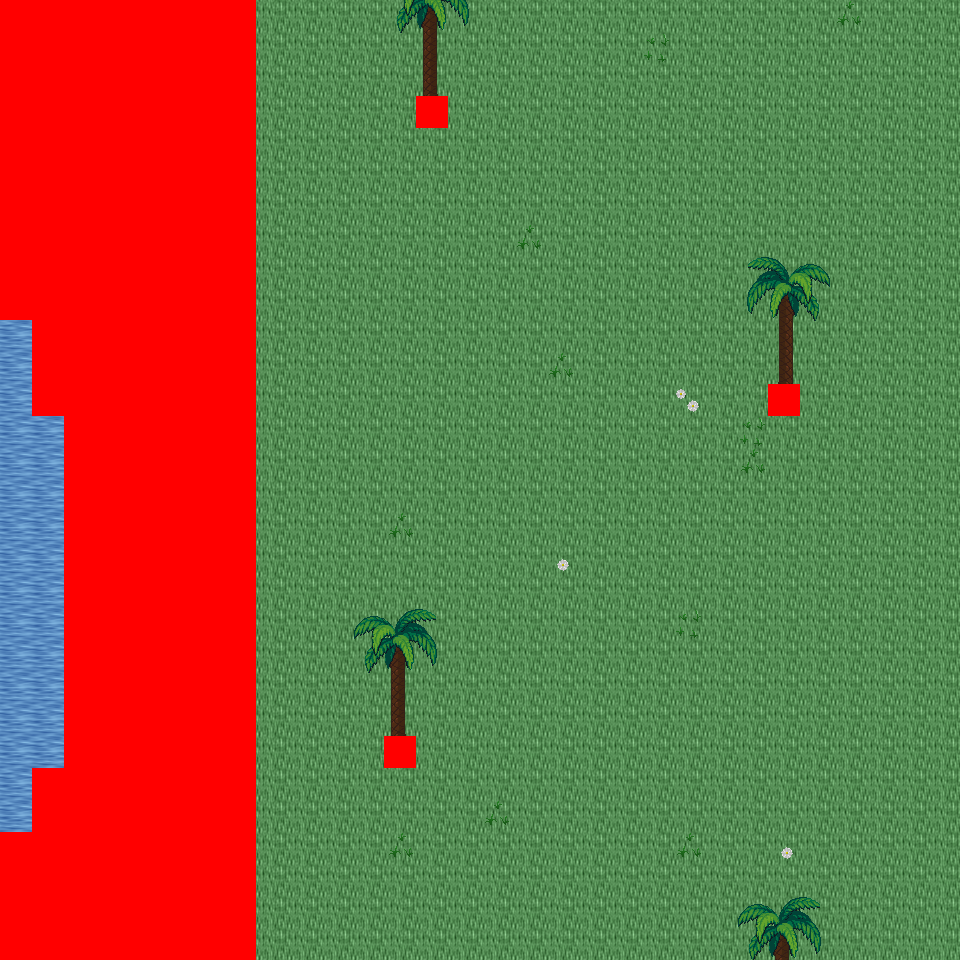

Below is a game level as drawn by its tile map, then a one-line description and the .tmx that defines it (tile-layer data replaced by summaries):
An orthogonal 30x30 tile map with 32x32 px tiles, 6 tile layers (Ground, Object, Object2, Above, ...), 27 tilesets and 3 objects (3x mapExit).

<map version="1.0" orientation="orthogonal" renderorder="right-down" width="30" height="30" tilewidth="32" tileheight="32" nextobjectid="4">
  <tileset firstgid="1" name="tileset_logic_collision" tilewidth="32" tileheight="32" tilecount="1" columns="1">
    <image source="../drawable/tileset_logic_collision.png" width="32" height="32" />
  </tileset>
  <tileset firstgid="2" name="tileset_ground_ground" tilewidth="32" tileheight="32" tilecount="33" columns="3">
    <image source="../drawable/tileset_ground_ground.png" width="96" height="352" />
  </tileset>
  <tileset firstgid="35" name="tileset_ground_water_pool" tilewidth="32" tileheight="32" tilecount="72" columns="3">
    <image source="../drawable/tileset_ground_water_pool.png" width="96" height="768" />
  </tileset>
  <tileset firstgid="107" name="tileset_ground_water_pool_corners" tilewidth="32" tileheight="32" tilecount="72" columns="3">
    <image source="../drawable/tileset_ground_water_pool_corners.png" width="96" height="768" />
  </tileset>
  <tileset firstgid="179" name="tileset_ground_grass_edges" tilewidth="32" tileheight="32" tilecount="36" columns="12">
    <image source="../drawable/tileset_ground_grass_edges.png" width="384" height="96" />
  </tileset>
  <tileset firstgid="215" name="tileset_plant_grasses" tilewidth="32" tileheight="32" tilecount="6" columns="3">
    <image source="../drawable/tileset_plant_grasses.png" width="96" height="64" />
  </tileset>
  <tileset firstgid="221" name="tileset_ground_grass_corners" tilewidth="32" tileheight="32" tilecount="24" columns="6">
    <image source="../drawable/tileset_ground_grass_corners.png" width="192" height="128" />
  </tileset>
  <tileset firstgid="245" name="tileset_plant_flower_daisy_white" tilewidth="32" tileheight="32" tilecount="8" columns="2">
    <image source="../drawable/tileset_plant_flower_daisy_white.png" width="64" height="128" />
  </tileset>
  <tileset firstgid="253" name="tileset_item_corpse_huge_animal" tilewidth="32" tileheight="32" tilecount="16" columns="2">
    <image source="../drawable/tileset_item_corpse_huge_animal.png" width="64" height="256" />
  </tileset>
  <tileset firstgid="269" name="tileset_plant_cactus" tilewidth="32" tileheight="32" tilecount="2" columns="1">
    <image source="../drawable/tileset_plant_cactus.png" width="32" height="64" />
  </tileset>
  <tileset firstgid="271" name="tileset_item_corpse_skull_pale" tilewidth="32" tileheight="32" tilecount="2" columns="2">
    <image source="../drawable/tileset_item_corpse_skull_pale.png" width="64" height="32" />
  </tileset>
  <tileset firstgid="273" name="tileset_logic_creature_animal" tilewidth="32" tileheight="32" tilecount="32" columns="8">
    <image source="../drawable/tileset_logic_creature_animal.png" width="256" height="128" />
  </tileset>
  <tileset firstgid="305" name="tileset_logic_creature_golem" tilewidth="32" tileheight="32" tilecount="4" columns="4">
    <image source="../drawable/tileset_logic_creature_golem.png" width="128" height="32" />
  </tileset>
  <tileset firstgid="309" name="tileset_logic_creature_elemental" tilewidth="32" tileheight="32" tilecount="16" columns="8">
    <image source="../drawable/tileset_logic_creature_elemental.png" width="256" height="64" />
  </tileset>
  <tileset firstgid="325" name="tileset_ground_water_pool_deep" tilewidth="32" tileheight="32" tilecount="72" columns="3">
    <image source="../drawable/tileset_ground_water_pool_deep.png" width="96" height="768" />
  </tileset>
  <tileset firstgid="397" name="tileset_plant_tree_palm_trees" tilewidth="32" tileheight="32" tilecount="40" columns="4">
    <image source="../drawable/tileset_plant_tree_palm_trees.png" width="128" height="320" />
  </tileset>
  <tileset firstgid="437" name="tileset_building_roof_straw" tilewidth="32" tileheight="32" tilecount="20" columns="5">
    <image source="../drawable/tileset_building_roof_straw.png" width="160" height="128" />
  </tileset>
  <tileset firstgid="457" name="tileset_item_sign_large" tilewidth="32" tileheight="32" tilecount="15" columns="5">
    <image source="../drawable/tileset_item_sign_large.png" width="160" height="96" />
  </tileset>
  <tileset firstgid="472" name="tileset_item_campfires" tilewidth="32" tileheight="32" tilecount="2" columns="2">
    <image source="../drawable/tileset_item_campfires.png" width="64" height="32" />
  </tileset>
  <tileset firstgid="474" name="tileset_item_firewood" tilewidth="32" tileheight="32" tilecount="12" columns="3">
    <image source="../drawable/tileset_item_firewood.png" width="96" height="128" />
  </tileset>
  <tileset firstgid="486" name="tileset_logic_item_corn" tilewidth="32" tileheight="32" tilecount="5" columns="5">
    <image source="../drawable/tileset_logic_item_corn.png" width="160" height="32" />
  </tileset>
  <tileset firstgid="491" name="tileset_plant_tree_umbrella_thorn" tilewidth="32" tileheight="32" tilecount="18" columns="6">
    <image source="../drawable/tileset_plant_tree_umbrella_thorn.png" width="192" height="96" />
  </tileset>
  <tileset firstgid="509" name="tileset_logic_item_fruits" tilewidth="32" tileheight="32" tilecount="16" columns="8">
    <image source="../drawable/tileset_logic_item_fruits.png" width="256" height="64" />
  </tileset>
  <tileset firstgid="525" name="tileset_ground_sand_2" tilewidth="32" tileheight="32" tilecount="15" columns="5">
    <image source="../drawable/tileset_ground_sand_2.png" width="160" height="96" />
  </tileset>
  <tileset firstgid="540" name="tileset_ground_sand_1" tilewidth="32" tileheight="32" tilecount="10" columns="2">
    <image source="../drawable/tileset_ground_sand_1.png" width="64" height="160" />
  </tileset>
  <tileset firstgid="550" name="tileset_logic_creature_reptile" tilewidth="32" tileheight="32" tilecount="7" columns="7">
    <image source="../drawable/tileset_logic_creature_reptile.png" width="224" height="32" />
  </tileset>
  <tileset firstgid="557" name="tileset_logic_creature_human_cannibal" tilewidth="32" tileheight="32" tilecount="4" columns="4">
    <image source="../drawable/tileset_logic_creature_human_cannibal.png" width="128" height="32" />
  </tileset>
  <layer name="Ground" width="30" height="30">
    <data>[900 cells, 900 non-empty, 10 distinct tile ids]</data>
  </layer>
  <layer name="Object" width="30" height="30">
    <data>[900 cells, 20 non-empty, 8 distinct tile ids]</data>
  </layer>
  <layer name="Object2" width="30" height="30">
    <data>[900 cells, 0 non-empty, 0 distinct tile ids]</data>
  </layer>
  <layer name="Above" width="30" height="30">
    <data>[900 cells, 45 non-empty, 27 distinct tile ids]</data>
  </layer>
  <layer name="Above2" width="30" height="30">
    <data>[900 cells, 0 non-empty, 0 distinct tile ids]</data>
  </layer>
  <layer name="Walkable" width="30" height="30">
    <data>[900 cells, 216 non-empty, 1 distinct tile ids]</data>
  </layer>
  <objectgroup name="MapEvents">
    <object id="1" name="north" type="mapExit" x="256" y="0" width="704" height="32">
      <properties>
        <property name="map" value="level_0_x277_y93" />
        <property name="x" value="8" />
        <property name="y" value="28" />
      </properties>
    </object>
    <object id="2" name="south" type="mapExit" x="256" y="928" width="704" height="32">
      <properties>
        <property name="map" value="level_0_x277_y95" />
        <property name="x" value="8" />
        <property name="y" value="1" />
      </properties>
    </object>
    <object id="3" name="west" type="mapExit" x="0" y="320" width="32" height="512">
      <properties>
        <property name="map" value="level_0_x276_y94" />
        <property name="x" value="28" />
        <property name="y" value="10" />
      </properties>
    </object>
  </objectgroup>
</map>
